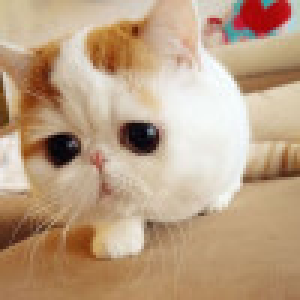
#> input picture After/04-批量搞图，秀翻全场/2. 批量给照片调整饱和度/tips_3/20130116093657_Nrtds.thumb.100_100_c.jpeg, 100 x 100 px (shown 3 times larger); its folder holds only this picture in this run
$ python saturability.py
#> lines starting #> are read from the running program, lines starting #| are printed output that depends on the picture
# -*- coding: utf-8 -*-
# @Author: AI悦创
# @Date:   2021-10-04 21:25:28
# @Last Modified by:   aiyc
# @Last Modified time: 2021-12-14 12:09:49
import cv2
import numpy as np
import os

def process_image(file_path, target_dir):
#> called with target_dir = './tips_3_sa/'
	pic = cv2.imread(file_path, cv2.IMREAD_UNCHANGED)
#> pic is the input picture: shape (100, 100, 3); mean B, G, R 132.2, 160.2, 188
	pic1 = cv2.cvtColor(pic, cv2.COLOR_BGR2HSV)
#> pic1: shape (100, 100, 3); mean H, S, V 23.4, 85.3, 188.7
	H,S,V = cv2.split(pic1)
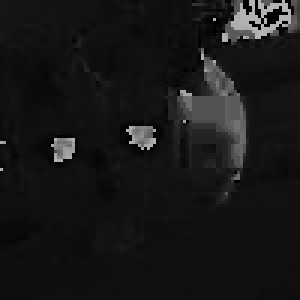
#> H: shape (100, 100) (shown 3 times larger); min 0, max 179, mean 23.4
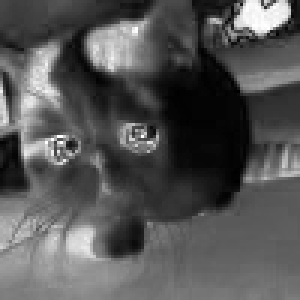
#> S: shape (100, 100) (shown 3 times larger); min 0, max 255, mean 85.3
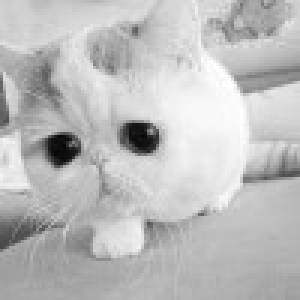
#> V: shape (100, 100) (shown 3 times larger); min 5, max 255, mean 188.7
	new_pic = cv2.merge([np.uint8(H), np.uint8(S * 1.5), np.uint8(V)])
#> new_pic: shape (100, 100, 3); mean H, S, V 23.4, 108.5, 188.7
	pic2 = cv2.cvtColor(new_pic, cv2.COLOR_HSV2BGR)
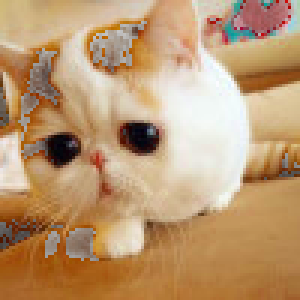
#> pic2: shape (100, 100, 3) (shown 3 times larger); mean B, G, R 114, 152.5, 187.8
	file_name = file_path.split("/")[-1]
	print(os.path.join(target_dir, file_name))
	cv2.imwrite(os.path.join(target_dir, file_name), pic2)

root, dirs, files = next(os.walk("tips_3/"))
for item in files:
	file_path = os.path.join(root, item)
	# print(file_path)
	process_image(file_path, "./tips_3_sa/")
